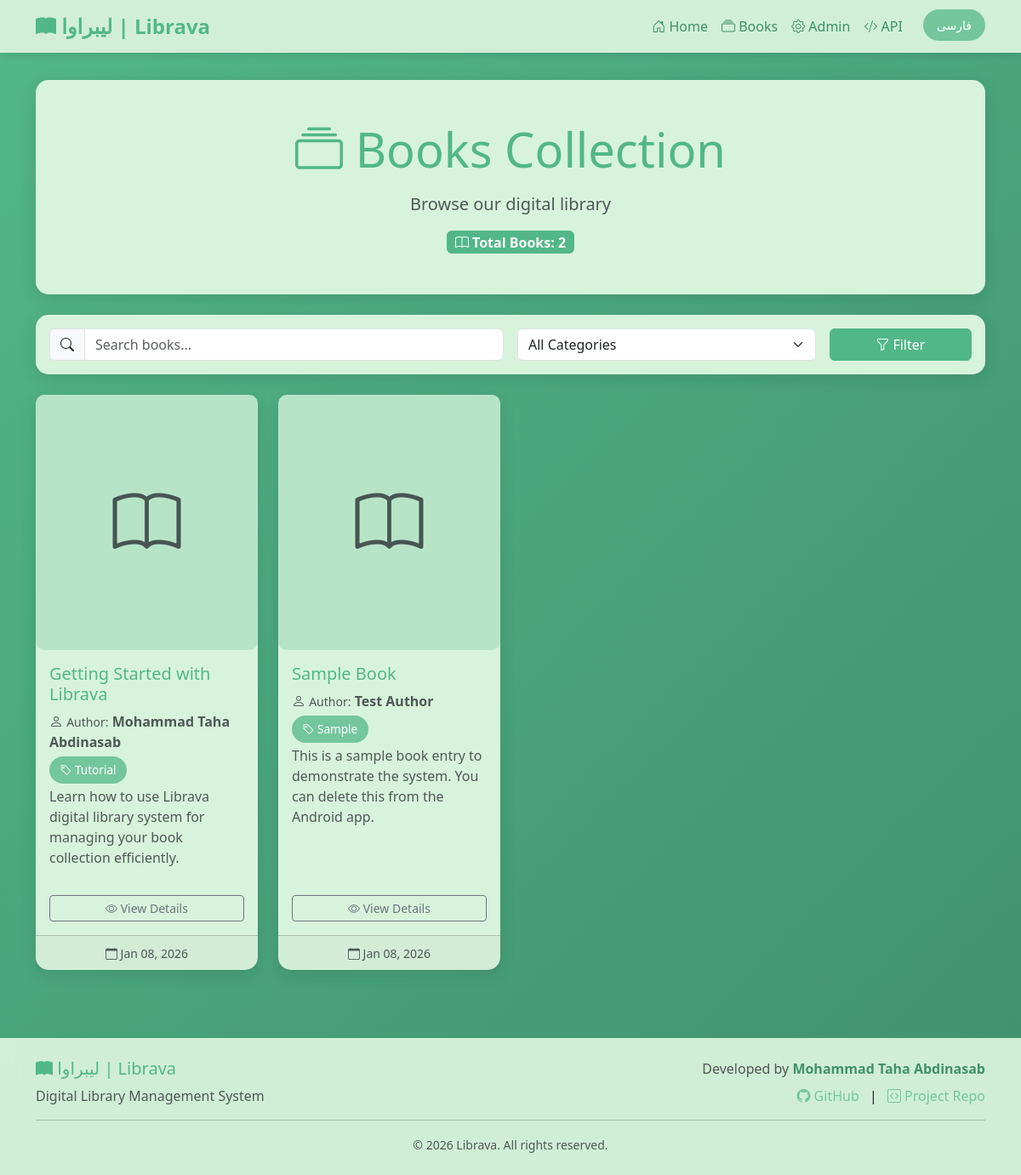
The page /books.php on the database as committed earlier.
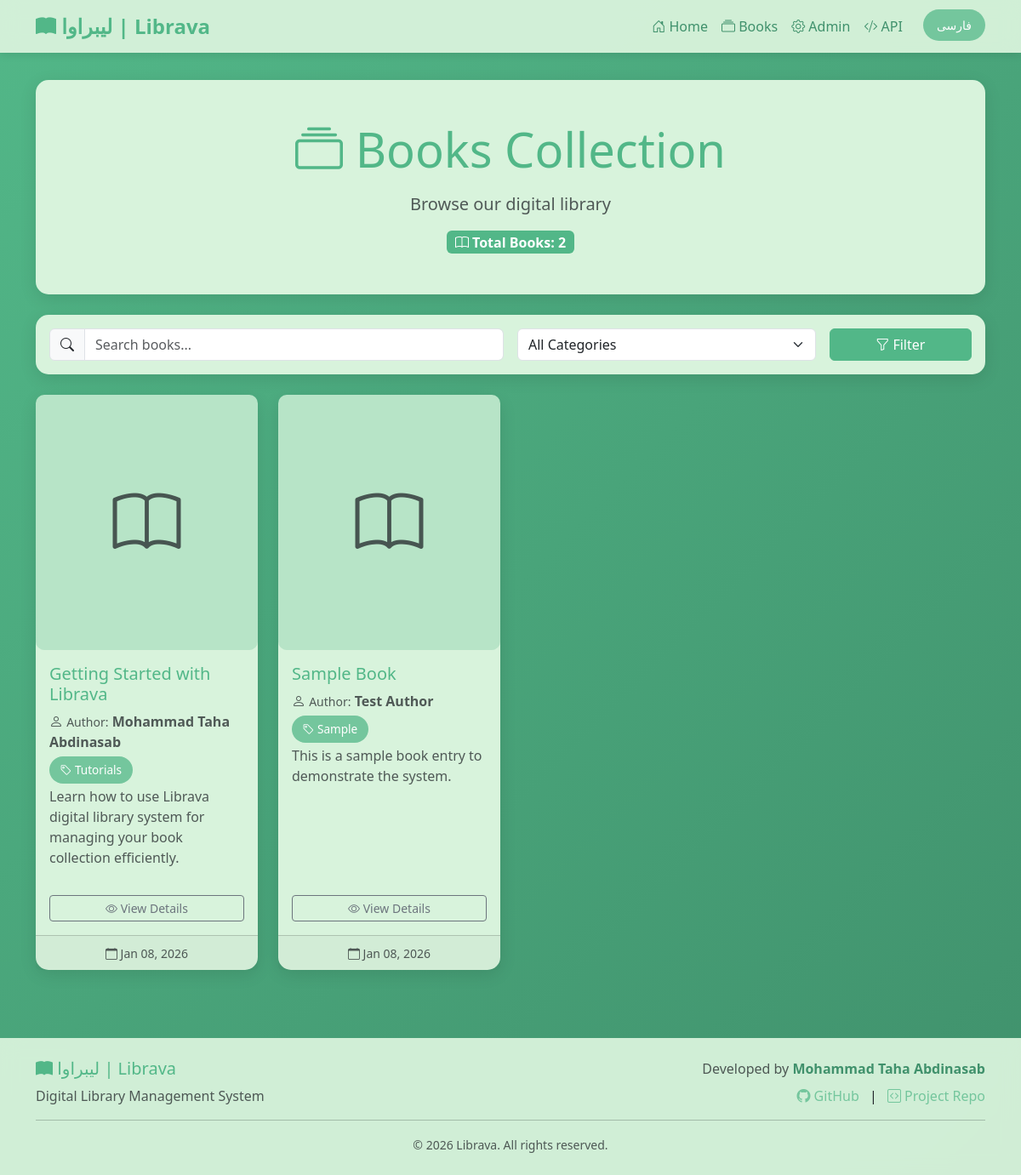
The same page on the database as committed later.
### tables this page shows
CREATE TABLE `books` (
  `id` int(11) NOT NULL AUTO_INCREMENT,
  `title` varchar(255) NOT NULL,
  `author` varchar(255) NOT NULL,
  `description` text DEFAULT NULL,
  `category` varchar(100) DEFAULT NULL,
  `cover_path` varchar(255) DEFAULT NULL,
  `pdf_path` varchar(255) DEFAULT NULL,
  `created_at` datetime NOT NULL DEFAULT current_timestamp(),
  PRIMARY KEY (`id`),
  KEY `category` (`category`),
  KEY `created_at` (`created_at`)
);

### books.php (the view, shortened to what this page needs)
<?php
$lang = $_GET['lang'] ?? 'en';
$t = [
    'en' => [
        'page_title' => 'Books Collection',
        'subtitle' => 'Browse our digital library',
        'search_placeholder' => 'Search books...',
        'all_categories' => 'All Categories',
        'no_books' => 'No books available yet.',
        'add_first' => 'Be the first to add a book!',
        'author' => 'Author',
        'category' => 'Category',
        'read_more' => 'Read More',
        'view_details' => 'View Details',
        'total_books' => 'Total Books',
    ],
    'fa' => [
        'page_title' => 'مجموعه کتاب‌ها',
        'subtitle' => 'کتابخانه دیجیتال را مرور کنید',
        'search_placeholder' => 'جستجوی کتاب...',
        'all_categories' => 'همه دسته‌ها',
        'no_books' => 'هنوز کتابی موجود نیست.',
        'add_first' => 'اولین کتاب را اضافه کنید!',
        'author' => 'نویسنده',
        'category' => 'دسته‌بندی',
        'read_more' => 'بیشتر بخوانید',
        'view_details' => 'مشاهده جزئیات',
        'total_books' => 'تعداد کتاب‌ها',
    ]
];
$translation = $t[$lang];
$search = $_GET['search'] ?? '';
try {
    $db = getDB();
    $sql = "SELECT * FROM books WHERE 1=1";
    $params = [];
    $sql .= " ORDER BY created_at DESC";
    $stmt = $db->prepare($sql);
    $stmt->execute($params);
    $books = $stmt->fetchAll();
} catch (PDOException $e) {
    $books = [];
    $categories = [];
}
include __DIR__ . '/views/layout/header.php';
?>
<div class="row mb-4">
    <div class="col-12">
        <div class="card">
            <div class="card-body text-center py-5">
                <h1 class="display-4 mb-3" style="color: var(--mint-leaf-2);">
                    <i class="bi bi-collection"></i> <?php echo $translation['page_title']; ?>
                </h1>
                <p class="lead text-muted"><?php echo $translation['subtitle']; ?></p>
                <div class="mt-3">
                    <span class="badge bg-primary fs-6">
                        <i class="bi bi-book"></i> <?php echo $translation['total_books']; ?>: <?php echo count($books); ?>
                    </span>
                </div>
            </div>
        </div>
    </div>
</div>
<div class="row mb-4">
    <div class="col-12">
        <div class="card">
            <div class="card-body">
                <form method="GET" action="" class="row g-3">
                    <div class="col-md-6">
                        <div class="input-group">
                            <span class="input-group-text">
                                <i class="bi bi-search"></i>
                            </span>
                            <input type="text"
                                   name="search"
                                   class="form-control"
                                   placeholder="<?php echo $translation['search_placeholder']; ?>"
                                   value="<?php echo htmlspecialchars($search); ?>">
                        </div>
                    </div>
                    <div class="col-md-4">
                        <select name="category" class="form-select">
                            <option value=""><?php echo $translation['all_categories']; ?></option>
                        </select>
                    </div>
                    <div class="col-md-2">
                        <button type="submit" class="btn btn-primary w-100">
                            <i class="bi bi-funnel"></i>
                            <?php echo $lang === 'fa' ? 'فیلتر' : 'Filter'; ?>
                        </button>
                    </div>
                </form>
            </div>
        </div>
    </div>
</div>
<?php if (empty($books)): ?>
    <div class="row">
        <div class="col-12">
            <div class="card">
                <div class="card-body text-center py-5">
                    <i class="bi bi-inbox display-1 text-muted mb-3"></i>
                    <h3 class="text-muted"><?php echo $translation['no_books']; ?></h3>
                    <p class="text-muted"><?php echo $translation['add_first']; ?></p>
                    <a href="<?php echo BASE_URL; ?>crud_test.php" class="btn btn-primary mt-3">
                        <i class="bi bi-plus-circle"></i>
                        <?php echo $lang === 'fa' ? 'افزودن کتاب' : 'Add Book'; ?>
                    </a>
                </div>
            </div>
        </div>
    </div>
<?php else: ?>
    <div class="row row-cols-1 row-cols-md-2 row-cols-lg-3 row-cols-xl-4 g-4">
        <?php foreach ($books as $book): ?>
            <div class="col">
                <div class="card h-100">
                    <?php if ($book['cover_path']): ?>
                        <img src="<?php echo getFullUrl($book['cover_path']); ?>"
                             class="card-img-top book-cover"
                             alt="<?php echo htmlspecialchars($book['title']); ?>">
                    <?php else: ?>
                        <div class="book-cover d-flex align-items-center justify-content-center">
                            <i class="bi bi-book display-1 text-muted"></i>
                        </div>
                    <?php endif; ?>
                    <div class="card-body d-flex flex-column">
                        <h5 class="card-title" style="color: var(--mint-leaf-2);">
                            <?php echo htmlspecialchars($book['title']); ?>
                        </h5>
                        <p class="card-text text-muted mb-2">
                            <i class="bi bi-person"></i>
                            <small><?php echo $translation['author']; ?>:</small>
                            <strong><?php echo htmlspecialchars($book['author']); ?></strong>
                        </p>
                        <?php if ($book['category']): ?>
                            <div class="mb-2">
                                <span class="badge-category">
                                    <i class="bi bi-tag"></i> <?php echo htmlspecialchars($book['category']); ?>
                                </span>
                            </div>
                        <?php endif; ?>
                        <?php if ($book['description']): ?>
                            <p class="card-text text-muted flex-grow-1">
                                <?php
                                $desc = htmlspecialchars($book['description']);
                                echo mb_strlen($desc) > 100 ? mb_substr($desc, 0, 100) . '...' : $desc;
                                ?>
                            </p>
                        <?php endif; ?>
                        <div class="mt-auto pt-3">
                            <div class="d-grid gap-2">
                                <button class="btn btn-outline-secondary btn-sm"
                                        onclick="viewBookDetails(<?php echo $book['id']; ?>)">
                                    <i class="bi bi-eye"></i> <?php echo $translation['view_details']; ?>
                                </button>
                            </div>
                        </div>
                    </div>
                    <div class="card-footer text-muted text-center">
                        <small>
                            <i class="bi bi-calendar"></i>
                            <?php echo date('M d, Y', strtotime($book['created_at'])); ?>
                        </small>
                    </div>
                </div>
            </div>
        <?php endforeach; ?>
    </div>
<?php endif; ?>
<?php
include __DIR__ . '/views/layout/footer.php';
?>

### views/layout/header.php (shortened to what this page needs)
<!DOCTYPE html>
<html lang="<?php echo $lang ?? 'en'; ?>" dir="<?php echo ($lang ?? 'en') === 'fa' ? 'rtl' : 'ltr'; ?>">
<head>
    <?php if (($lang ?? 'en') === 'fa'): ?>
        <link href="https://cdn.jsdelivr.net/npm/bootstrap@5.3.2/dist/css/bootstrap.rtl.min.css" rel="stylesheet">
    <?php else: ?>
        <link href="https://cdn.jsdelivr.net/npm/bootstrap@5.3.2/dist/css/bootstrap.min.css" rel="stylesheet">
    <?php endif; ?>
    <link rel="stylesheet" href="https://cdn.jsdelivr.net/npm/bootstrap-icons@1.11.1/font/bootstrap-icons.css">
</head>
<body>
    <nav class="navbar navbar-expand-lg sticky-top">
        <div class="container">
            <a class="navbar-brand" href="<?php echo BASE_URL; ?>">
                <i class="bi bi-book-fill"></i> لیبراوا | Librava
            </a>
            <div class="collapse navbar-collapse" id="navbarNav">
                <ul class="navbar-nav ms-auto">
                    <li class="nav-item">
                        <a class="nav-link" href="<?php echo BASE_URL; ?>">
                            <i class="bi bi-house-door"></i>
                            <?php echo ($lang ?? 'en') === 'fa' ? 'خانه' : 'Home'; ?>
                        </a>
                    </li>
                    <li class="nav-item">
                        <a class="nav-link" href="<?php echo BASE_URL; ?>books.php">
                            <i class="bi bi-collection"></i>
                            <?php echo ($lang ?? 'en') === 'fa' ? 'کتاب‌ها' : 'Books'; ?>
                        </a>
                    </li>
                    <li class="nav-item">
                        <a class="nav-link" href="<?php echo BASE_URL; ?>crud_test.php">
                            <i class="bi bi-gear"></i>
                            <?php echo ($lang ?? 'en') === 'fa' ? 'مدیریت' : 'Admin'; ?>
                        </a>
                    </li>
                    <li class="nav-item">
                        <a class="nav-link" href="<?php echo BASE_URL; ?>api_test.html">
                            <i class="bi bi-code-slash"></i>
                            <?php echo ($lang ?? 'en') === 'fa' ? 'API' : 'API'; ?>
                        </a>
                    </li>
                    <li class="nav-item ms-3">
                        <a href="?lang=<?php echo ($lang ?? 'en') === 'en' ? 'fa' : 'en'; ?>" class="btn btn-lang btn-sm">
                            <?php echo ($lang ?? 'en') === 'en' ? 'فارسی' : 'English'; ?>
                        </a>
                    </li>
                </ul>
            </div>
        </div>
    </nav>
    <div class="main-content">
        <div class="container">

### views/layout/footer.php (shortened to what this page needs)
        </div>
    </div>
    <footer class="py-4 mt-5">
        <div class="container">
            <div class="row">
                <div class="col-md-6 text-center text-md-start mb-3 mb-md-0">
                    <h5 style="color: var(--baltic-blue);">
                        <i class="bi bi-book-fill"></i> لیبراوا | Librava
                    </h5>
                    <p class="text-muted mb-0">
                        <?php echo ($lang ?? 'en') === 'fa'
                            ? 'سیستم مدیریت کتابخانه دیجیتال'
                            : 'Digital Library Management System'; ?>
                    </p>
                </div>
                <div class="col-md-6 text-center text-md-end">
                    <p class="text-muted mb-2">
                        <?php echo ($lang ?? 'en') === 'fa'
                            ? 'توسعه یافته توسط'
                            : 'Developed by'; ?>
                        <strong style="color: var(--teal);">Mohammad Taha Abdinasab</strong>
                    </p>
                    <p class="mb-0">
                        <a href="https://github.com/mohammadtahaabdinasab" target="_blank" class="text-decoration-none" style="color: var(--verdigris);">
                            <i class="bi bi-github"></i> GitHub
                        </a>
                        <span class="mx-2">|</span>
                        <a href="https://github.com/mohammadtahaabdinasab/librava" target="_blank" class="text-decoration-none" style="color: var(--verdigris);">
                            <i class="bi bi-code-square"></i>
                            <?php echo ($lang ?? 'en') === 'fa' ? 'مخزن پروژه' : 'Project Repo'; ?>
                        </a>
                    </p>
                </div>
            </div>
            <hr class="my-3">
            <div class="text-center">
                <small class="text-muted">
                    &copy; <?php echo date('Y'); ?> Librava.
                    <?php echo ($lang ?? 'en') === 'fa'
                        ? 'تمامی حقوق محفوظ است.'
                        : 'All rights reserved.'; ?>
                </small>
            </div>
        </div>
    </footer>
</body>
</html>

Rows that differ between the two databases and show on the page:
changed books "Getting Started with Librava": category "Tutorial" → "Tutorials"
changed books "Sample Book": description "This is a sample book entry to demonstrate the system. You can delete this from the Android app." → "This is a sample book entry to demonstrate the system."
